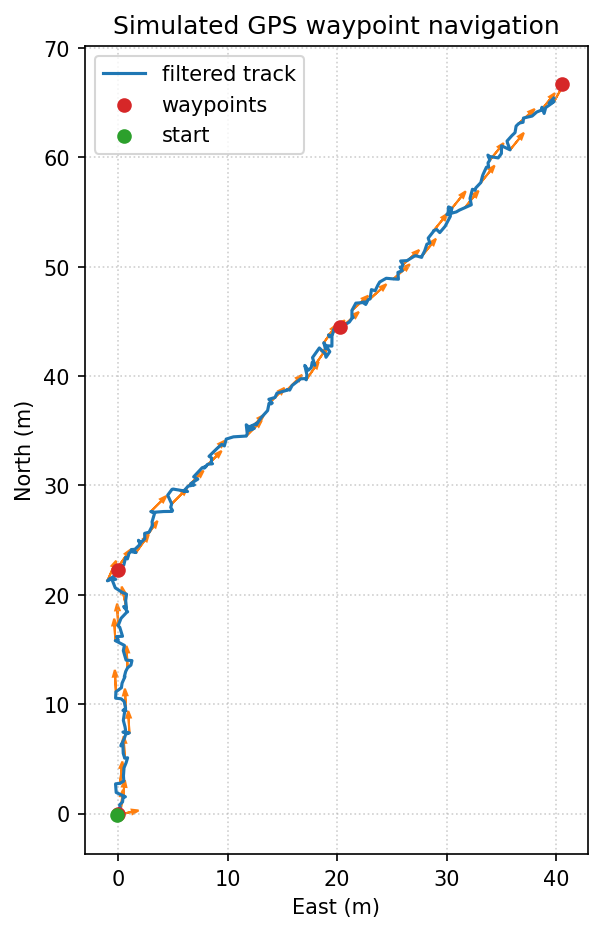

Python code for this plot:
"""
Simulated multi-waypoint run with mock actuator and trajectory plot.

Run from repository root::

    python examples/demo_navigation.py
"""

from __future__ import annotations

import math
import random
from pathlib import Path

import matplotlib.pyplot as plt

from navigation_module.config.settings import NavigationSettings
from navigation_module.control.executor import execute_command
from navigation_module.control.interface import MockController
from navigation_module.core.filters import LowPassFilter
from navigation_module.core.gps_utils import GPSOrigin, latlon_to_local_meters, make_origin
from navigation_module.core.navigation import (
    angle_error,
    bearing_to_target,
    distance_to_target,
    generate_command,
    reached_target,
)
from navigation_module.core.orientation import yaw_to_quaternion_z

_EARTH_RADIUS_M = 6_371_000.0


def local_meters_to_latlon(x_m: float, y_m: float, origin: GPSOrigin) -> tuple[float, float]:
    """Inverse flat-earth: local EN → lat/lon degrees."""
    dlat_rad = y_m / _EARTH_RADIUS_M
    dlon_rad = x_m / (_EARTH_RADIUS_M * max(origin.cos_lat0, 1e-6))
    lat_deg = (origin.lat0_rad + dlat_rad) * 180.0 / math.pi
    lon_deg = (origin.lon0_rad + dlon_rad) * 180.0 / math.pi
    return lat_deg, lon_deg


def add_gps_noise(lat_deg: float, lon_deg: float, sigma_m: float) -> tuple[float, float]:
    """Rough perturbation in meters scaled near origin latitude."""
    noise_e = random.gauss(0.0, sigma_m)
    noise_n = random.gauss(0.0, sigma_m)
    lat0_rad = lat_deg * math.pi / 180.0
    cos_lat = math.cos(lat0_rad)
    dlat = noise_n / _EARTH_RADIUS_M * 180.0 / math.pi
    dlon = noise_e / (_EARTH_RADIUS_M * max(cos_lat, 1e-6)) * 180.0 / math.pi
    return lat_deg + dlat, lon_deg + dlon


class SimpleSimulator:
    """Tiny planar robot stepped by high-level commands."""

    def __init__(
        self,
        origin: GPSOrigin,
        start_lat: float,
        start_lon: float,
        start_yaw: float,
        turn_step_deg: float = 12.0,
        move_step_m: float = 0.35,
    ) -> None:
        self.origin = origin
        self.yaw_rad = start_yaw
        x, y = latlon_to_local_meters(start_lat, start_lon, origin)
        self.x_m = x
        self.y_m = y
        self.turn_step_deg = turn_step_deg
        self.move_step_m = move_step_m

    def true_gps(self) -> tuple[float, float]:
        return local_meters_to_latlon(self.x_m, self.y_m, self.origin)

    def apply_turn(self, angle_deg: float) -> None:
        step = math.copysign(min(abs(angle_deg), self.turn_step_deg), angle_deg)
        self.yaw_rad += math.radians(step)

    def apply_move(self, distance_m: float) -> None:
        step = min(distance_m, self.move_step_m)
        self.x_m += math.cos(self.yaw_rad) * step
        self.y_m += math.sin(self.yaw_rad) * step


def run_demo() -> None:
    random.seed(42)
    settings = NavigationSettings()
    origin_ll = (52.520008, 13.404954)
    origin = make_origin(*origin_ll)

    waypoints_ll = [
        origin_ll,
        (52.520208, 13.404954),
        (52.520408, 13.405254),
        (52.520608, 13.405554),
    ]

    sim = SimpleSimulator(origin, *origin_ll, start_yaw=0.0)
    gps_filter = LowPassFilter(alpha=settings.gps_filter_alpha)
    controller = MockController()

    traj_x: list[float] = []
    traj_y: list[float] = []
    headings: list[tuple[float, float, float]] = []

    wp_index = 1
    max_steps = 2500

    print("=== Demo: waypoint navigation (noisy GPS + low-pass) ===")
    for step in range(max_steps):
        if wp_index >= len(waypoints_ll):
            execute_command(controller, {"type": "stop"})
            print("All waypoints reached.")
            break

        target = waypoints_ll[wp_index]
        true_lat, true_lon = sim.true_gps()
        noisy_lat, noisy_lon = add_gps_noise(true_lat, true_lon, sigma_m=0.8)
        filt_lat, filt_lon = gps_filter.filter_point(noisy_lat, noisy_lon)

        cur_gps = (filt_lat, filt_lon)
        if reached_target(cur_gps, target, radius=settings.reach_radius_m):
            print(f"Reached waypoint {wp_index}")
            wp_index += 1
            continue

        dist = distance_to_target(cur_gps, target)
        bear = bearing_to_target(cur_gps, target)
        ae = angle_error(sim.yaw_rad, bear)

        cmd = generate_command(
            dist,
            ae,
            angle_turn_threshold_rad=settings.angle_turn_threshold_rad,
            distance_move_threshold_m=settings.distance_move_threshold_m,
        )

        if cmd["type"] == "turn":
            controller.turn(cmd["angle_deg"])
            sim.apply_turn(cmd["angle_deg"])
        elif cmd["type"] == "move":
            controller.move(cmd["distance_m"])
            sim.apply_move(cmd["distance_m"])
        else:
            execute_command(controller, cmd)

        fx, fy = latlon_to_local_meters(filt_lat, filt_lon, origin)
        traj_x.append(fx)
        traj_y.append(fy)
        headings.append((fx, fy, sim.yaw_rad))

        q = yaw_to_quaternion_z(sim.yaw_rad)
        _ = q  # Example IMU-style orientation available to planners

    fig, ax = plt.subplots(figsize=(7, 7))
    ax.plot(traj_x, traj_y, "-", label="filtered track", color="tab:blue")
    wx = []
    wy = []
    for lat, lon in waypoints_ll:
        gx, gy = latlon_to_local_meters(lat, lon, origin)
        wx.append(gx)
        wy.append(gy)
    ax.scatter(wx, wy, c="tab:red", label="waypoints", zorder=5)
    ax.scatter([traj_x[0]], [traj_y[0]], c="tab:green", label="start", zorder=6)

    skip = max(1, len(headings) // 40)
    scale = 2.0
    for i in range(0, len(headings), skip):
        fx, fy, yaw = headings[i]
        dx = scale * math.cos(yaw)
        dy = scale * math.sin(yaw)
        ax.arrow(fx, fy, dx, dy, head_width=0.4, length_includes_head=True, color="tab:orange")

    ax.set_aspect("equal", adjustable="box")
    ax.set_xlabel("East (m)")
    ax.set_ylabel("North (m)")
    ax.grid(True, linestyle=":", alpha=0.6)
    ax.legend()
    ax.set_title("Simulated GPS waypoint navigation")

    out_dir = Path(__file__).resolve().parent
    out_png = out_dir / "demo_navigation.png"
    fig.savefig(out_png, dpi=150, bbox_inches="tight")
    print(f"Saved figure to {out_png}")
    if plt.get_backend().lower() != "agg":
        plt.show()


if __name__ == "__main__":
    run_demo()
